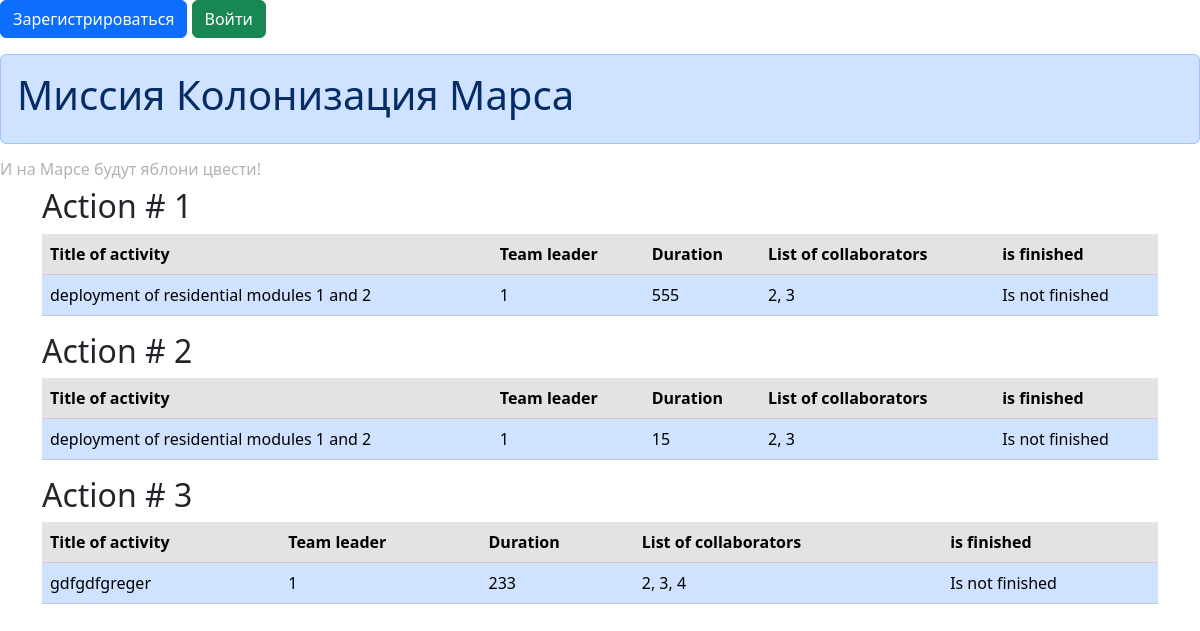
The page / on the database its author committed.
### data/jobs.py (models this page shows)
class Jobs(SqlAlchemyBase):
    __tablename__ = 'jobs'
    id = sqlalchemy.Column(sqlalchemy.Integer, primary_key=True, autoincrement=True)
    team_leader = sqlalchemy.Column(sqlalchemy.Integer, sqlalchemy.ForeignKey("users.id"))
    job = sqlalchemy.Column(sqlalchemy.String, nullable=True)
    work_size = sqlalchemy.Column(sqlalchemy.Integer, nullable=True)
    collaborators = sqlalchemy.Column(sqlalchemy.String, nullable=True)
    start_date = sqlalchemy.Column(sqlalchemy.DateTime, default=datetime.datetime.now)
    end_date = sqlalchemy.Column(sqlalchemy.DateTime, default=datetime.datetime.now)
    is_finished = sqlalchemy.Column(sqlalchemy.Boolean)
    user = orm.relationship('User')

### main.py (the view)
@app.route('/')
def index():
    jobs = db_sess.query(Jobs).all()
    return render_template('index.html', jobs=jobs)

### templates/index.html (shortened to what this page needs)
{% extends "base.html" %}
{% block content %}
    <form>
    {% for job in jobs %}
        <h2>Action # {{loop.index}}</h2>
        <table class="table">
            <thead>
            <tr class="table-secondary">
                <th scope="col">Title of activity</th>
                <th scope="col">Team leader</th>
                <th scope="col">Duration</th>
                <th scope="col">List of collaborators</th>
                <th scope="col">is finished</th>
            </tr>
            </thead>
            <tbody>
            <tr class="table-primary">
                <td>{{job.job}}</td>
                <td>{{job.team_leader}}</td>
                <td>{{job.work_size}}</td>
                <td>{{job.collaborators}}</td>
                {% if job.is_finished==1 %}
                    <td>is finished</td>
                {% else %}
                    <td>Is not finished</td>
                {% endif %}
            </tr>
            </tbody>
        </table>
    {% endfor %}
    </form>
{% endblock %}

### templates/base.html (shortened to what this page needs)
<!DOCTYPE html>
<html lang="en">
<head>
    <link rel="stylesheet" type="text/css" href="{{url_for('static', filename='css/style.css')}}" />
    <link href="https://cdn.jsdelivr.net/npm/bootstrap@5.3.0/dist/css/bootstrap.min.css" rel="stylesheet">
    <nav>
        {% if current_user.is_authenticated %}
            <a class="navbar-brand" href="/logout">{{ current_user.name }}</a>
        {% else %}
            <p>
                <a class="btn btn-primary " href="/register">Зарегистрироваться</a>
                <a class="btn btn-success" href="/login">Войти</a>
            </p>
        {% endif %}
    </nav>
</head>
<body>
    <div class="alert alert-primary" role="alert">
        <h1>Миссия Колонизация Марса</h1>
    </div>
    <h6 class="head_text">И на Марсе будут яблони цвести!</h6>
    <main role="main" class="container">
        {% block content %}{% endblock %}
    </main>
</body>
</html>

### static/css/style.css (style rules this page uses)
h6.head_text { color: rgba(0,0,0,0.3); }

### rows shown on the page
Jobs: job "deployment of residential modules 1 and 2", team_leader "1", work_size "555", collaborators "2, 3", is_finished "Is not finished"
Jobs: job "deployment of residential modules 1 and 2", team_leader "1", work_size "15", collaborators "2, 3", is_finished "Is not finished"
Jobs: job "gdfgdfgreger", team_leader "1", work_size "233", collaborators "2, 3, 4", is_finished "Is not finished"
